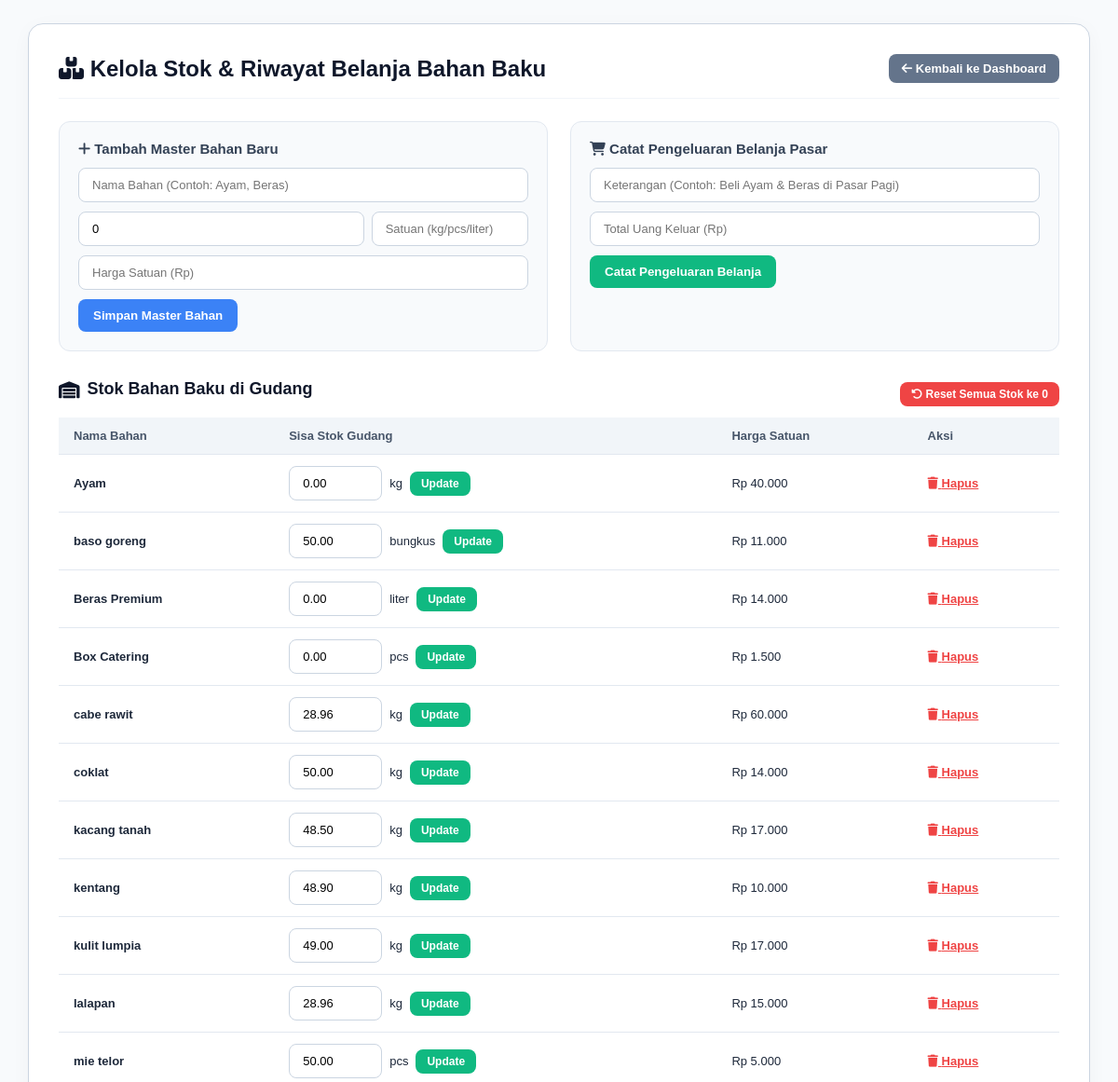
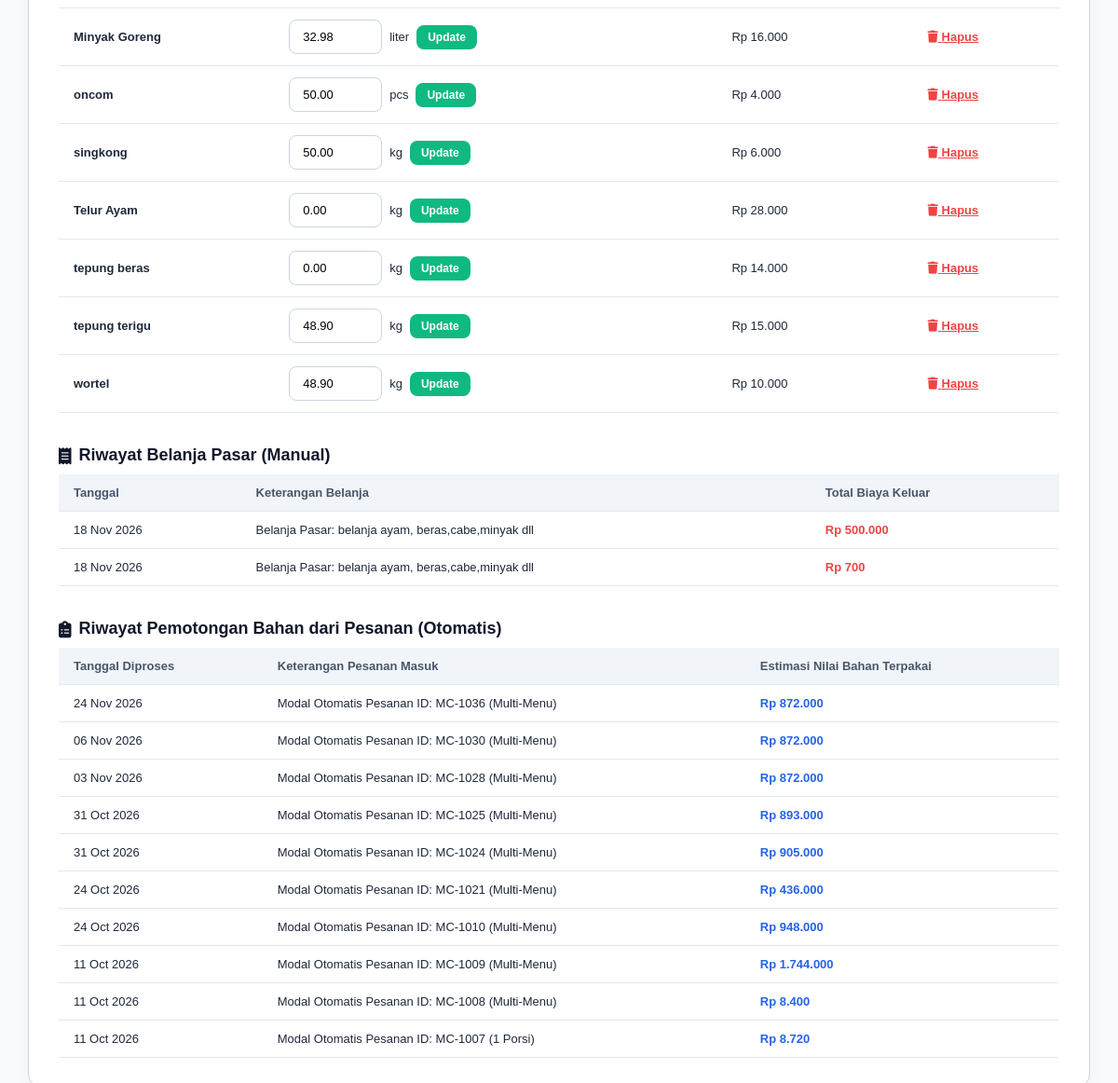
The page /bahan_baku.php (signed in) on the database its author committed (2 pictures, top to bottom).
### tables this page shows
CREATE TABLE `bahan_baku` (
  `id_bahan` int(11) NOT NULL,
  `nama_bahan` varchar(100) NOT NULL,
  `kategori` varchar(50) DEFAULT 'Bahan Basah',
  `stok` decimal(10,2) NOT NULL DEFAULT 0.00,
  `satuan` varchar(20) NOT NULL DEFAULT 'kg',
  `stok_minimal` decimal(10,2) NOT NULL DEFAULT 5.00,
  `harga_satuan` decimal(12,2) NOT NULL DEFAULT 0.00
);

CREATE TABLE `catat_belanja` (
  `id_belanja` int(11) NOT NULL,
  `tanggal` date NOT NULL,
  `keperluan` varchar(255) NOT NULL,
  `total_biaya` decimal(12,2) NOT NULL
);

### bahan_baku.php (the view, shortened to what this page needs)
<?php
include 'koneksi.php';
$bahan = mysqli_query($koneksi, "SELECT * FROM bahan_baku ORDER BY nama_bahan ASC");
$riwayat_belanja = mysqli_query($koneksi, "SELECT * FROM catat_belanja WHERE keperluan NOT LIKE '%Modal Otomatis%' ORDER BY id_belanja DESC LIMIT 10");
$riwayat_pemakaian = mysqli_query($koneksi, "SELECT * FROM catat_belanja WHERE keperluan LIKE '%Modal Otomatis%' ORDER BY id_belanja DESC LIMIT 10");
?>
<!DOCTYPE html>
<html lang="id">
<head>
    <link rel="stylesheet" href="https://cdnjs.cloudflare.com/ajax/libs/font-awesome/6.4.0/css/all.min.css">
</head>
<body>
<div class="box">
    <h2>
        <span><i class="fa-solid fa-boxes-stacked"></i> Kelola Stok & Riwayat Belanja Bahan Baku</span>
        <a href="admin.php" class="btn-kembali"><i class="fa-solid fa-arrow-left"></i> Kembali ke Dashboard</a>
    </h2>
    <div class="grid">
        <div class="card">
            <h3><i class="fa-solid fa-plus"></i> Tambah Master Bahan Baru</h3>
            <form method="POST">
                <input type="text" name="nama_bahan" placeholder="Nama Bahan (Contoh: Ayam, Beras)" required>
                <div style="display:flex; gap:8px;">
                    <input type="number" step="0.01" name="stok" value="0" placeholder="Stok Awal" required style="flex:2;">
                    <input type="text" name="satuan" placeholder="Satuan (kg/pcs/liter)" required style="flex:1;">
                </div>
                <input type="number" step="100" name="harga_perkiraan" placeholder="Harga Satuan (Rp)" required>
                <button type="submit" name="tambah">Simpan Master Bahan</button>
            </form>
        </div>
        <div class="card">
            <h3><i class="fa-solid fa-cart-shopping"></i> Catat Pengeluaran Belanja Pasar</h3>
            <form method="POST">
                <input type="text" name="keperluan" placeholder="Keterangan (Contoh: Beli Ayam & Beras di Pasar Pagi)" required>
                <input type="number" step="100" name="total_biaya" placeholder="Total Uang Keluar (Rp)" required>
                <button type="submit" name="catat_belanja" style="background: #10b981;">Catat Pengeluaran Belanja</button>
            </form>
        </div>
    </div>
    <div style="display: flex; justify-content: space-between; align-items: center; margin-bottom: 5px;">
        <h3 class="section-title" style="margin-top:0;"><i class="fa-solid fa-warehouse"></i> Stok Bahan Baku di Gudang</h3>
        <form method="POST" onsubmit="return confirm('Reset semua sisa stok menjadi 0?')">
            <button type="submit" name="kosongkan_stok" style="background: #ef4444; padding: 6px 12px; font-size: 12px;">
                <i class="fa-solid fa-rotate-left"></i> Reset Semua Stok ke 0
            </button>
        </form>
    </div>
    <table>
        <tr>
            <th>Nama Bahan</th>
            <th>Sisa Stok Gudang</th>
            <th>Harga Satuan</th>
            <th>Aksi</th>
        </tr>
        <?php while($b = mysqli_fetch_assoc($bahan)): ?>
        <tr>
            <td><b><?= htmlspecialchars($b['nama_bahan']); ?></b></td>
            <td>
                <form method="POST" style="display:flex; gap:8px; align-items:center; margin:0;">
                    <input type="number" step="0.01" name="stok_baru" value="<?= $b['stok']; ?>" style="width:100px; margin-bottom:0;">
                    <span><?= htmlspecialchars($b['satuan']); ?></span>
                    <button type="submit" name="update_stok" style="padding:6px 12px; font-size:12px; background:#10b981;">Update</button>
                </form>
            </td>
            <td>Rp <?= number_format($b['harga_satuan'], 0, ',', '.'); ?></td>
            <td>
                <a href="bahan_baku.php?hapus=<?= $b['id_bahan']; ?>" onclick="return confirm('Hapus bahan ini?')" style="color:#ef4444; font-weight:600;"><i class="fa-solid fa-trash"></i> Hapus</a>
            </td>
        </tr>
        <?php endwhile; ?>
    </table>
    <h3 class="section-title"><i class="fa-solid fa-receipt"></i> Riwayat Belanja Pasar (Manual)</h3>
    <table>
        <tr>
            <th>Tanggal</th>
            <th>Keterangan Belanja</th>
            <th>Total Biaya Keluar</th>
        </tr>
        <?php if(mysqli_num_rows($riwayat_belanja) > 0): ?>
            <?php while($r1 = mysqli_fetch_assoc($riwayat_belanja)): ?>
            <tr>
                <td><?= date('d M Y', strtotime($r1['tanggal'])); ?></td>
                <td><?= htmlspecialchars($r1['keperluan']); ?></td>
                <td style="color:#ef4444; font-weight:bold;">Rp <?= number_format($r1['total_biaya'], 0, ',', '.'); ?></td>
            </tr>
            <?php endwhile; ?>
        <?php else: ?>
            <tr><td colspan="3" style="text-align:center; color:#94a3b8; padding:20px;">Belum ada catatan belanja pasar.</td></tr>
        <?php endif; ?>
    </table>
    <h3 class="section-title"><i class="fa-solid fa-clipboard-list"></i> Riwayat Pemotongan Bahan dari Pesanan (Otomatis)</h3>
    <table>
        <tr>
            <th>Tanggal Diproses</th>
            <th>Keterangan Pesanan Masuk</th>
            <th>Estimasi Nilai Bahan Terpakai</th>
        </tr>
        <?php if(mysqli_num_rows($riwayat_pemakaian) > 0): ?>
            <?php while($r2 = mysqli_fetch_assoc($riwayat_pemakaian)): ?>
            <tr>
                <td><?= date('d M Y', strtotime($r2['tanggal'])); ?></td>
                <td><?= htmlspecialchars($r2['keperluan']); ?></td>
                <td style="color:#2563eb; font-weight:bold;">Rp <?= number_format($r2['total_biaya'], 0, ',', '.'); ?></td>
            </tr>
            <?php endwhile; ?>
        <?php else: ?>
            <tr><td colspan="3" style="text-align:center; color:#94a3b8; padding:20px;">Belum ada riwayat pemotongan pesanan otomatis.</td></tr>
        <?php endif; ?>
    </table>
</div>
</body>
</html>

### bahan_baku.php (style rules this page uses)
* { box-sizing: border-box; font-family: sans-serif; margin: 0; padding: 0; }
body { background: #f8fafc; color: #1e293b; padding: 25px 30px; }
.box { max-width: 1400px; margin: 0 auto; background: #fff; padding: 32px; border-radius: 16px; border: 1px solid #cbd5e1; box-shadow: 0 4px 25px -4px rgba(0,0,0,0.05); }
h2 { margin-bottom: 24px; color: #0f172a; display: flex; justify-content: space-between; align-items: center; border-bottom: 1px solid #f1f5f9; padding-bottom: 16px; }
.grid { display: grid; grid-template-columns: 1fr 1fr; gap: 24px; margin-bottom: 30px; }
.card { background: #f8fafc; padding: 20px; border-radius: 12px; border: 1px solid #e2e8f0; }
.card h3 { margin-bottom: 12px; font-size: 15px; color: #334155; }
input, select { width: 100%; padding: 10px 14px; margin-bottom: 10px; border: 1px solid #cbd5e1; border-radius: 8px; font-size: 13px; }
button { padding: 10px 16px; background: #3b82f6; color: white; border: none; border-radius: 8px; font-weight: bold; cursor: pointer; }
table { width: 100%; border-collapse: collapse; margin-top: 10px; font-size: 13px; }
th, td { padding: 12px 16px; border-bottom: 1px solid #e2e8f0; text-align: left; }
th { background: #f1f5f9; color: #475569; font-weight: 700; }
.btn-kembali { background: #64748b; color: #fff; text-decoration: none; padding: 8px 14px; font-size: 13px; border-radius: 8px; font-weight: 600; }
.section-title { margin-top: 35px; margin-bottom: 10px; font-size: 18px; color: #0f172a; display: flex; align-items: center; gap: 8px; }

### rows shown on the page
bahan_baku: nama_bahan "Ayam", stok_baru "0.00", satuan "kg", harga_satuan "40.000"
bahan_baku: nama_bahan "baso goreng", stok_baru "50.00", satuan "bungkus", harga_satuan "11.000"
bahan_baku: nama_bahan "Beras Premium", stok_baru "0.00", satuan "liter", harga_satuan "14.000"
bahan_baku: nama_bahan "Box Catering", stok_baru "0.00", satuan "pcs", harga_satuan "1.500"
bahan_baku: nama_bahan "cabe rawit", stok_baru "28.96", satuan "kg", harga_satuan "60.000"
bahan_baku: nama_bahan "coklat", stok_baru "50.00", satuan "kg", harga_satuan "14.000"
bahan_baku: nama_bahan "kacang tanah", stok_baru "48.50", satuan "kg", harga_satuan "17.000"
bahan_baku: nama_bahan "kentang", stok_baru "48.90", satuan "kg", harga_satuan "10.000"
bahan_baku: nama_bahan "kulit lumpia", stok_baru "49.00", satuan "kg", harga_satuan "17.000"
bahan_baku: nama_bahan "lalapan", stok_baru "28.96", satuan "kg", harga_satuan "15.000"
bahan_baku: nama_bahan "mie telor", stok_baru "50.00", satuan "pcs", harga_satuan "5.000"
bahan_baku: nama_bahan "Minyak Goreng", stok_baru "32.98", satuan "liter", harga_satuan "16.000"
bahan_baku: nama_bahan "oncom", stok_baru "50.00", satuan "pcs", harga_satuan "4.000"
bahan_baku: nama_bahan "singkong", stok_baru "50.00", satuan "kg", harga_satuan "6.000"
bahan_baku: nama_bahan "Telur Ayam", stok_baru "0.00", satuan "kg", harga_satuan "28.000"
bahan_baku: nama_bahan "tepung beras", stok_baru "0.00", satuan "kg", harga_satuan "14.000"
bahan_baku: nama_bahan "tepung terigu", stok_baru "48.90", satuan "kg", harga_satuan "15.000"
bahan_baku: nama_bahan "wortel", stok_baru "48.90", satuan "kg", harga_satuan "10.000"
catat_belanja: tanggal "18 Nov 2026", keperluan "Belanja Pasar: belanja ayam, beras,cabe,minyak dll", total_biaya "500.000"
catat_belanja: tanggal "18 Nov 2026", keperluan "Belanja Pasar: belanja ayam, beras,cabe,minyak dll", total_biaya "700"
catat_belanja: tanggal "24 Nov 2026", keperluan "Modal Otomatis Pesanan ID: MC-1036 (Multi-Menu)", total_biaya "872.000"
catat_belanja: tanggal "06 Nov 2026", keperluan "Modal Otomatis Pesanan ID: MC-1030 (Multi-Menu)", total_biaya "872.000"
catat_belanja: tanggal "03 Nov 2026", keperluan "Modal Otomatis Pesanan ID: MC-1028 (Multi-Menu)", total_biaya "872.000"
catat_belanja: tanggal "31 Oct 2026", keperluan "Modal Otomatis Pesanan ID: MC-1025 (Multi-Menu)", total_biaya "893.000"
catat_belanja: tanggal "31 Oct 2026", keperluan "Modal Otomatis Pesanan ID: MC-1024 (Multi-Menu)", total_biaya "905.000"
catat_belanja: tanggal "24 Oct 2026", keperluan "Modal Otomatis Pesanan ID: MC-1021 (Multi-Menu)", total_biaya "436.000"
catat_belanja: tanggal "24 Oct 2026", keperluan "Modal Otomatis Pesanan ID: MC-1010 (Multi-Menu)", total_biaya "948.000"
catat_belanja: tanggal "11 Oct 2026", keperluan "Modal Otomatis Pesanan ID: MC-1009 (Multi-Menu)", total_biaya "1.744.000"
catat_belanja: tanggal "11 Oct 2026", keperluan "Modal Otomatis Pesanan ID: MC-1008 (Multi-Menu)", total_biaya "8.400"
catat_belanja: tanggal "11 Oct 2026", keperluan "Modal Otomatis Pesanan ID: MC-1007 (1 Porsi)", total_biaya "8.720"
